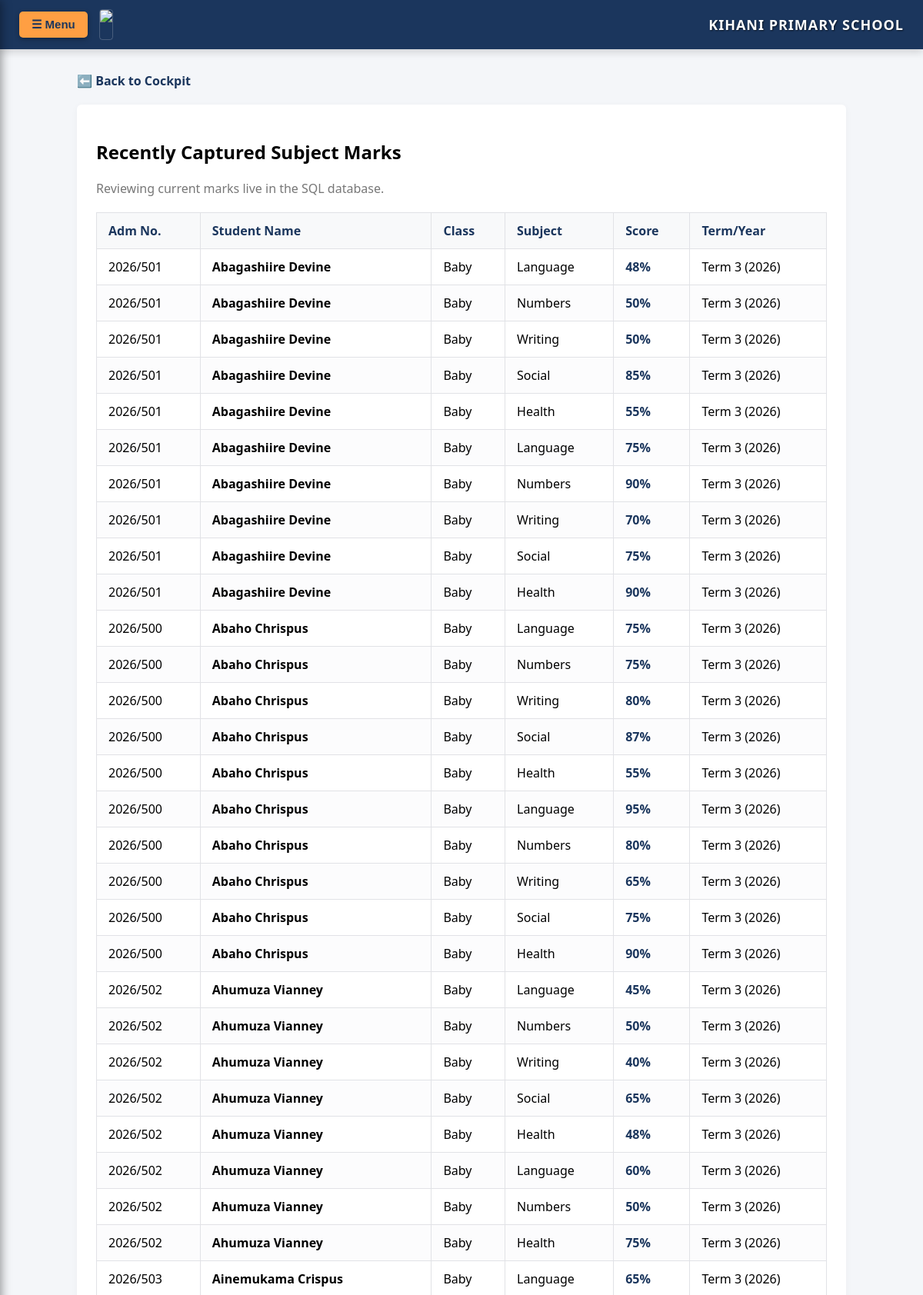
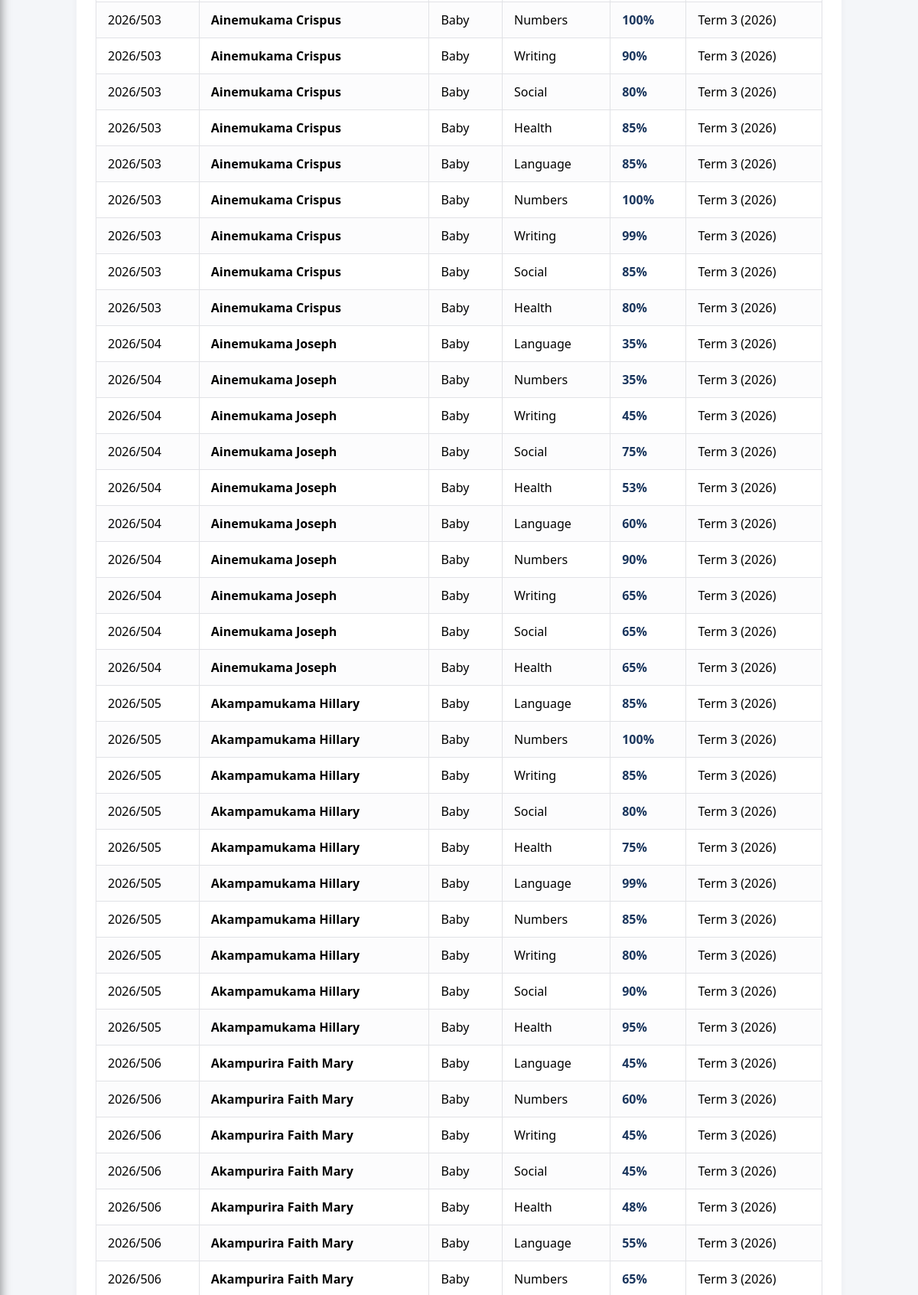
The app's page /admin/live-marks (signed in, upper part) with its own data (2 pictures, top to bottom).
### tables this page shows
CREATE TABLE students (
        id INTEGER PRIMARY KEY AUTOINCREMENT,
        admission_no TEXT, section TEXT, class_name TEXT, name TEXT,
        gender TEXT, dob TEXT, parent TEXT, phone TEXT, village TEXT, photo TEXT
    , parent_contact TEXT);

### appp.py (the view)
@app.route('/admin/live-marks')
def live_marks():
    if "admin" not in session:
        return redirect(url_for("login"))
    conn = sqlite3.connect(DB_NAME)
    conn.row_factory = sqlite3.Row
    cursor = conn.cursor()
    try:
        cursor.execute('''
            SELECT m.admission_no, s.name, s.class_name, m.subject, m.score, m.term, m.year
            FROM marks m
            JOIN students s ON m.admission_no = s.admission_no
            ORDER BY s.class_name, s.name ASC
            LIMIT 100
        ''')
        recent_marks = cursor.fetchall()
    except sqlite3.OperationalError:
        recent_marks = []
    conn.close()
    return render_template('live_marks.html', recent_marks=recent_marks)

### templates/live_marks.html (shortened to what this page needs)
<!DOCTYPE html>
<html lang="en">
<head>
</head>
<body>
    <div style="background-color: #1B365D; padding: 12px 25px; display: flex; align-items: center; justify-content: space-between; box-shadow: 0 4px 10px rgba(0,0,0,0.15);">
        <div style="display: flex; align-items: center; gap: 15px;">
            <button class="menu-toggle-btn" onclick="toggleSidebar()">
                &#9776; Menu
            </button>
            <img src="{{ url_for('static', filename='photos/badge.jpg') }}" style="height: 38px; border-radius: 4px; border: 1px solid rgba(255,255,255,0.2);">
        </div>
        <div style="color: white; font-weight: bold; font-size: 18px; letter-spacing: 1px; text-shadow: 1px 1px 2px rgba(0,0,0,0.6);">
            KIHANI PRIMARY SCHOOL
        </div>
    </div>
    <div class="main-container">
        <a href="{{ url_for('admin_dashboard') }}" class="back-btn">⬅️ Back to Cockpit</a>
        <div class="panel">
            <h2>Recently Captured Subject Marks</h2>
            <p style="color: #777;">Reviewing current marks live in the SQL database.</p>
            <table class="ledger-table">
                <thead>
                    <tr>
                        <th>Adm No.</th>
                        <th>Student Name</th>
                        <th>Class</th>
                        <th>Subject</th>
                        <th>Score</th>
                        <th>Term/Year</th>
                    </tr>
                </thead>
                <tbody>
                    {% for row in recent_marks %}
                    <tr>
                        <td>{{ row['admission_no'] }}</td>
                        <td><strong>{{ row['name'] }}</strong></td>
                        <td>{{ row['class_name'] }}</td>
                        <td>{{ row['subject'] }}</td>
                        <td><span class="score-badge">{{ row['score'] }}%</span></td>
                        <td>{{ row['term'] }} ({{ row['year'] }})</td>
                    </tr>
                    {% else %}
                    <tr>
                        <td colspan="6" style="text-align: center; color: #777; padding: 30px;">No mark entries exist yet. Start importing data from class templates to populate the system database.</td>
                    </tr>
                    {% endfor %}
                </tbody>
            </table>
        </div>
    </div>
</body>
</html>

### templates/live_marks.html (style rules this page uses)
body { font-family: 'Segoe UI', sans-serif; background: #f4f6f9; margin: 0; padding: 0; }
.main-container { max-width: 1000px; margin: 30px auto; padding: 0 20px; }
.back-btn { text-decoration: none; color: #1B365D; font-weight: bold; display: inline-flex; align-items: center; gap: 5px; margin-bottom: 20px; }
.panel { background: white; border-radius: 6px; padding: 25px; box-shadow: 0 2px 10px rgba(0,0,0,0.04); }
.ledger-table { width: 100%; border-collapse: collapse; margin-top: 20px; }
.ledger-table th, .ledger-table td { border: 1px solid #e1e2e6; padding: 12px 15px; text-align: left; }
.ledger-table th { background: #f8f9fa; color: #1B365D; font-weight: bold; }
.ledger-table tr:nth-child(even) { background-color: #fcfcfd; }
.score-badge { font-weight: bold; color: #1B365D; }
.menu-toggle-btn { font-size: 15px; background-color: #FF9F43; color: #1B365D; border: none; padding: 8px 16px; border-radius: 5px; cursor: pointer; display: inline-flex; align-items: center; gap: 8px; font-weight: bold; box-shadow: 0 2px 6px rgba(0,0,0,0.3); transition: opacity 0.2s; }

### records on screen
students: admission_no "2026/501", name "Abagashiire Devine", class_name "Baby", subject "Language", score "48", term "Term 3", year "2026", subject "Numbers", score "50", subject "Writing", subject "Social", score "85", subject "Health", score "55", score "75", score "90", score "70"
students: admission_no "2026/500", name "Abaho Chrispus", class_name "Baby", subject "Language", score "75", term "Term 3", year "2026", subject "Numbers", subject "Writing", score "80", subject "Social", score "87", subject "Health", score "55", score "95", score "65", score "90"
students: admission_no "2026/502", name "Ahumuza Vianney", class_name "Baby", subject "Language", score "45", term "Term 3", year "2026", subject "Numbers", score "50", subject "Writing", score "40", subject "Social", score "65", subject "Health", score "48", score "60", score "75"
students: admission_no "2026/503", name "Ainemukama Crispus", class_name "Baby", subject "Language", score "65", term "Term 3", year "2026", subject "Numbers", score "100", subject "Writing", score "90", subject "Social", score "80", subject "Health", score "85", score "99"
students: admission_no "2026/504", name "Ainemukama Joseph", class_name "Baby", subject "Language", score "35", term "Term 3", year "2026", subject "Numbers", subject "Writing", score "45", subject "Social", score "75", subject "Health", score "53", score "60", score "90", score "65"
students: admission_no "2026/505", name "Akampamukama Hillary", class_name "Baby", subject "Language", score "85", term "Term 3", year "2026", subject "Numbers", score "100", subject "Writing", subject "Social", score "80", subject "Health", score "75", score "99", score "90", score "95"
students: admission_no "2026/506", name "Akampurira Faith Mary", class_name "Baby", subject "Language", score "45", term "Term 3", year "2026", subject "Numbers", score "60", subject "Writing", subject "Social", subject "Health", score "48", score "55", score "65"
